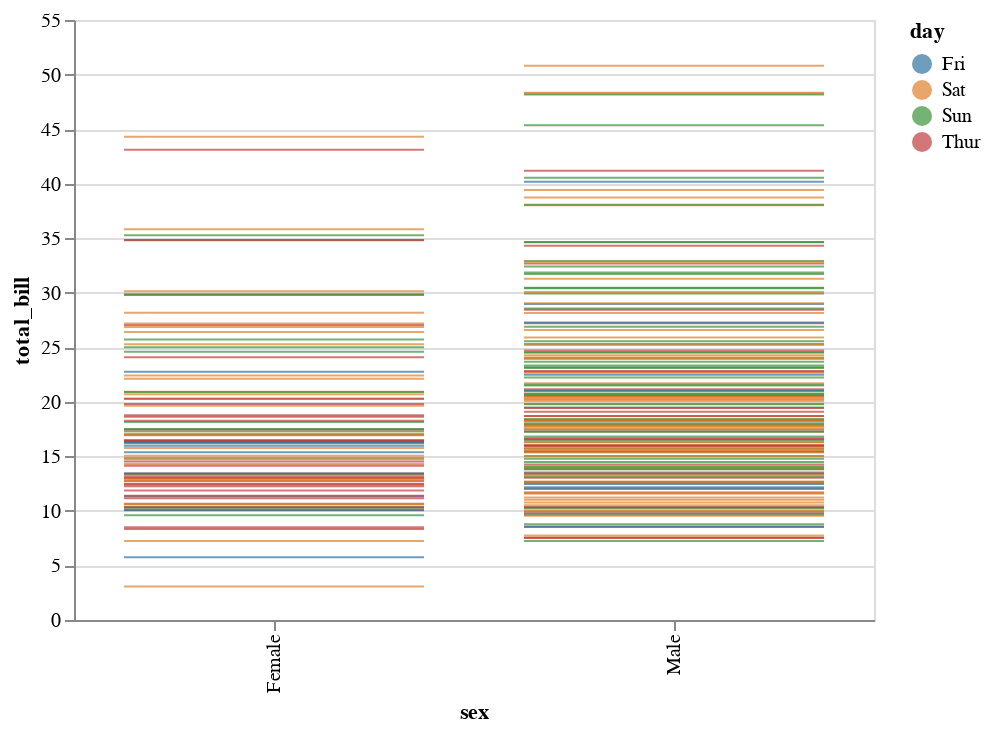

Write notebook code for a chart like this one.
### Code cell
display(salt.stripplot(x="sex", y="total_bill", hue="day", data=tips))
ax = sns.stripplot(x="sex", y="total_bill", hue="day", data=tips, jitter=True)

### Figure 1 — Vega-Lite specification as saved in the notebook (floating-point values rounded to 4 significant figures; data arrays with more than 128 entries replaced by an {"elided": "..."} marker saying what was removed)
{"$schema": "https://vega.github.io/schema/vega-lite/v2.4.1.json", "config": {"range": {"category": ["rgba(49,115,161,1)", "rgba(224,128,44,1)", "rgba(58,145,58,1)", "rgba(192,60,61,1)", "rgba(147,113,178,1)", "rgba(131,91,83,1)", "rgba(213,132,188,1)", "rgba(127,127,127,1)", "rgba(168,169,53,1)", "rgba(45,171,184,1)"]}, "view": {"height": 300, "width": 400}}, "data": {"values": {"elided": "244 records"}}, "encoding": {"color": {"field": "day", "type": "nominal"}, "x": {"field": "sex", "type": "nominal"}, "y": {"field": "total_bill", "type": "quantitative"}}, "mark": "tick"}
